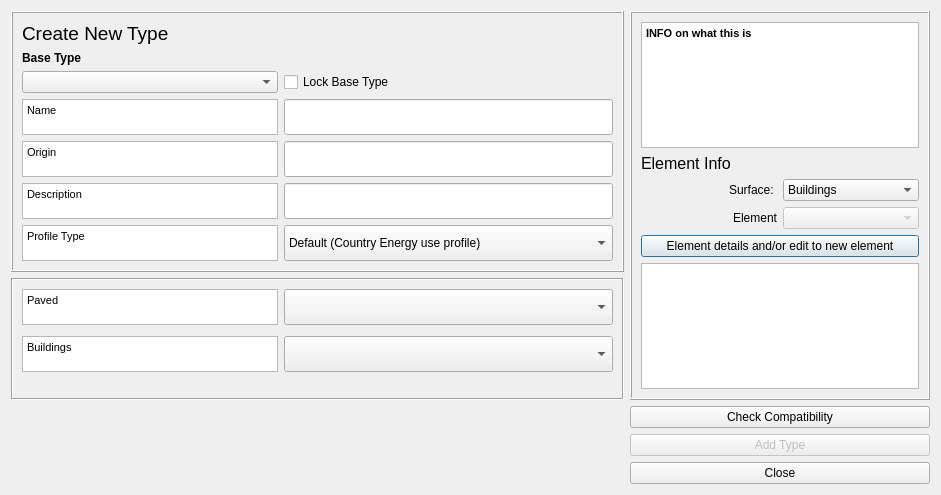
<?xml version="1.0" encoding="UTF-8"?>
<ui version="4.0">
 <class>urban_type_db_editorDialogBase</class>
 <widget class="QDialog" name="urban_type_db_editorDialogBase">
  <property name="geometry">
   <rect>
    <x>0</x>
    <y>0</y>
    <width>941</width>
    <height>495</height>
   </rect>
  </property>
  <property name="windowTitle">
   <string>Urban Type Database editor</string>
  </property>
  <layout class="QGridLayout" name="gridLayout_5">
   <item row="0" column="0">
    <widget class="QFrame" name="frame1">
     <property name="frameShape">
      <enum>QFrame::Box</enum>
     </property>
     <property name="frameShadow">
      <enum>QFrame::Raised</enum>
     </property>
     <layout class="QGridLayout" name="gridLayout_2">
      <item row="4" column="0">
       <widget class="QTextBrowser" name="textBrowserDesc">
        <property name="sizePolicy">
         <sizepolicy hsizetype="Preferred" vsizetype="Preferred">
          <horstretch>0</horstretch>
          <verstretch>0</verstretch>
         </sizepolicy>
        </property>
        <property name="minimumSize">
         <size>
          <width>1</width>
          <height>0</height>
         </size>
        </property>
        <property name="maximumSize">
         <size>
          <width>16777215</width>
          <height>36</height>
         </size>
        </property>
        <property name="html">
         <string>&lt;!DOCTYPE HTML PUBLIC &quot;-//W3C//DTD HTML 4.0//EN&quot; &quot;http://www.w3.org/TR/REC-html40/strict.dtd&quot;&gt;
&lt;html&gt;&lt;head&gt;&lt;meta name=&quot;qrichtext&quot; content=&quot;1&quot; /&gt;&lt;style type=&quot;text/css&quot;&gt;
p, li { white-space: pre-wrap; }
&lt;/style&gt;&lt;/head&gt;&lt;body style=&quot; font-family:'MS Shell Dlg 2'; font-size:9.75pt; font-weight:400; font-style:normal;&quot;&gt;
&lt;p style=&quot; margin-top:0px; margin-bottom:0px; margin-left:0px; margin-right:0px; -qt-block-indent:0; text-indent:0px;&quot;&gt;&lt;span style=&quot; font-size:8pt;&quot;&gt;Origin&lt;/span&gt;&lt;/p&gt;&lt;/body&gt;&lt;/html&gt;</string>
        </property>
       </widget>
      </item>
      <item row="1" column="0">
       <widget class="QLabel" name="label">
        <property name="sizePolicy">
         <sizepolicy hsizetype="Preferred" vsizetype="Minimum">
          <horstretch>0</horstretch>
          <verstretch>0</verstretch>
         </sizepolicy>
        </property>
        <property name="font">
         <font>
          <weight>75</weight>
          <bold>true</bold>
         </font>
        </property>
        <property name="text">
         <string>Base Type</string>
        </property>
        <property name="alignment">
         <set>Qt::AlignBottom|Qt::AlignLeading|Qt::AlignLeft</set>
        </property>
       </widget>
      </item>
      <item row="2" column="0">
       <widget class="QComboBox" name="comboBoxTableSelect"/>
      </item>
      <item row="5" column="0">
       <widget class="QTextBrowser" name="textBrowserOrig">
        <property name="sizePolicy">
         <sizepolicy hsizetype="Preferred" vsizetype="Preferred">
          <horstretch>0</horstretch>
          <verstretch>0</verstretch>
         </sizepolicy>
        </property>
        <property name="minimumSize">
         <size>
          <width>1</width>
          <height>0</height>
         </size>
        </property>
        <property name="maximumSize">
         <size>
          <width>16777215</width>
          <height>36</height>
         </size>
        </property>
        <property name="html">
         <string>&lt;!DOCTYPE HTML PUBLIC &quot;-//W3C//DTD HTML 4.0//EN&quot; &quot;http://www.w3.org/TR/REC-html40/strict.dtd&quot;&gt;
&lt;html&gt;&lt;head&gt;&lt;meta name=&quot;qrichtext&quot; content=&quot;1&quot; /&gt;&lt;style type=&quot;text/css&quot;&gt;
p, li { white-space: pre-wrap; }
&lt;/style&gt;&lt;/head&gt;&lt;body style=&quot; font-family:'MS Shell Dlg 2'; font-size:9.75pt; font-weight:400; font-style:normal;&quot;&gt;
&lt;p style=&quot; margin-top:0px; margin-bottom:0px; margin-left:0px; margin-right:0px; -qt-block-indent:0; text-indent:0px;&quot;&gt;&lt;span style=&quot; font-size:8pt;&quot;&gt;Description&lt;/span&gt;&lt;/p&gt;&lt;/body&gt;&lt;/html&gt;</string>
        </property>
       </widget>
      </item>
      <item row="6" column="0">
       <widget class="QTextBrowser" name="textBrowserProf">
        <property name="sizePolicy">
         <sizepolicy hsizetype="Preferred" vsizetype="Preferred">
          <horstretch>0</horstretch>
          <verstretch>0</verstretch>
         </sizepolicy>
        </property>
        <property name="minimumSize">
         <size>
          <width>1</width>
          <height>0</height>
         </size>
        </property>
        <property name="maximumSize">
         <size>
          <width>16777215</width>
          <height>36</height>
         </size>
        </property>
        <property name="html">
         <string>&lt;!DOCTYPE HTML PUBLIC &quot;-//W3C//DTD HTML 4.0//EN&quot; &quot;http://www.w3.org/TR/REC-html40/strict.dtd&quot;&gt;
&lt;html&gt;&lt;head&gt;&lt;meta name=&quot;qrichtext&quot; content=&quot;1&quot; /&gt;&lt;style type=&quot;text/css&quot;&gt;
p, li { white-space: pre-wrap; }
&lt;/style&gt;&lt;/head&gt;&lt;body style=&quot; font-family:'MS Shell Dlg 2'; font-size:9.75pt; font-weight:400; font-style:normal;&quot;&gt;
&lt;p style=&quot; margin-top:0px; margin-bottom:0px; margin-left:0px; margin-right:0px; -qt-block-indent:0; text-indent:0px;&quot;&gt;&lt;span style=&quot; font-size:8pt;&quot;&gt;Profile Type&lt;/span&gt;&lt;/p&gt;&lt;/body&gt;&lt;/html&gt;</string>
        </property>
       </widget>
      </item>
      <item row="6" column="1">
       <widget class="QComboBox" name="comboBoxProf">
        <property name="sizePolicy">
         <sizepolicy hsizetype="Expanding" vsizetype="Preferred">
          <horstretch>0</horstretch>
          <verstretch>0</verstretch>
         </sizepolicy>
        </property>
        <property name="minimumSize">
         <size>
          <width>329</width>
          <height>0</height>
         </size>
        </property>
        <property name="currentIndex">
         <number>0</number>
        </property>
        <item>
         <property name="text">
          <string>Default (Country Energy use profile)</string>
         </property>
        </item>
        <item>
         <property name="text">
          <string>Industrial</string>
         </property>
        </item>
        <item>
         <property name="text">
          <string>Residential</string>
         </property>
        </item>
       </widget>
      </item>
      <item row="3" column="0">
       <widget class="QTextBrowser" name="textBrowser_Surface">
        <property name="sizePolicy">
         <sizepolicy hsizetype="Preferred" vsizetype="Preferred">
          <horstretch>0</horstretch>
          <verstretch>0</verstretch>
         </sizepolicy>
        </property>
        <property name="minimumSize">
         <size>
          <width>1</width>
          <height>0</height>
         </size>
        </property>
        <property name="maximumSize">
         <size>
          <width>16777215</width>
          <height>36</height>
         </size>
        </property>
        <property name="html">
         <string>&lt;!DOCTYPE HTML PUBLIC &quot;-//W3C//DTD HTML 4.0//EN&quot; &quot;http://www.w3.org/TR/REC-html40/strict.dtd&quot;&gt;
&lt;html&gt;&lt;head&gt;&lt;meta name=&quot;qrichtext&quot; content=&quot;1&quot; /&gt;&lt;style type=&quot;text/css&quot;&gt;
p, li { white-space: pre-wrap; }
&lt;/style&gt;&lt;/head&gt;&lt;body style=&quot; font-family:'MS Shell Dlg 2'; font-size:9.75pt; font-weight:400; font-style:normal;&quot;&gt;
&lt;p style=&quot; margin-top:0px; margin-bottom:0px; margin-left:0px; margin-right:0px; -qt-block-indent:0; text-indent:0px;&quot;&gt;&lt;span style=&quot; font-size:8pt;&quot;&gt;Name&lt;/span&gt;&lt;/p&gt;&lt;/body&gt;&lt;/html&gt;</string>
        </property>
       </widget>
      </item>
      <item row="3" column="1">
       <widget class="QgsFilterLineEdit" name="textEditName">
        <property name="sizePolicy">
         <sizepolicy hsizetype="Expanding" vsizetype="Preferred">
          <horstretch>0</horstretch>
          <verstretch>0</verstretch>
         </sizepolicy>
        </property>
        <property name="maximumSize">
         <size>
          <width>16777215</width>
          <height>36</height>
         </size>
        </property>
        <property name="inputMethodHints">
         <set>Qt::ImhNone</set>
        </property>
        <property name="qgisRelation" stdset="0">
         <string notr="true"/>
        </property>
       </widget>
      </item>
      <item row="2" column="1">
       <widget class="QCheckBox" name="checkBoxA">
        <property name="text">
         <string>Lock Base Type</string>
        </property>
       </widget>
      </item>
      <item row="0" column="0">
       <widget class="QLabel" name="label_42">
        <property name="text">
         <string>&lt;!DOCTYPE HTML PUBLIC &quot;-//W3C//DTD HTML 4.0//EN&quot; &quot;http://www.w3.org/TR/REC-html40/strict.dtd&quot;&gt;
&lt;html&gt;&lt;head&gt;&lt;meta name=&quot;qrichtext&quot; content=&quot;1&quot; /&gt;&lt;style type=&quot;text/css&quot;&gt;
p, li { white-space: pre-wrap; }
&lt;/style&gt;&lt;/head&gt;&lt;body style=&quot; font-family:'MS Shell Dlg 2'; font-size:8pt; font-weight:400; font-style:normal;&quot;&gt;
&lt;p style=&quot; margin-top:0px; margin-bottom:0px; margin-left:0px; margin-right:0px; -qt-block-indent:0; text-indent:0px;&quot;&gt;&lt;span style=&quot; font-size:14pt;&quot;&gt;Create New Type&lt;/span&gt;&lt;/p&gt;&lt;/body&gt;&lt;/html&gt;</string>
        </property>
       </widget>
      </item>
      <item row="4" column="1">
       <widget class="QgsFilterLineEdit" name="textEditOrig">
        <property name="sizePolicy">
         <sizepolicy hsizetype="Expanding" vsizetype="Preferred">
          <horstretch>0</horstretch>
          <verstretch>0</verstretch>
         </sizepolicy>
        </property>
        <property name="maximumSize">
         <size>
          <width>16777215</width>
          <height>36</height>
         </size>
        </property>
        <property name="inputMethodHints">
         <set>Qt::ImhNone</set>
        </property>
        <property name="qgisRelation" stdset="0">
         <string notr="true"/>
        </property>
       </widget>
      </item>
      <item row="5" column="1">
       <widget class="QgsFilterLineEdit" name="textEditDesc">
        <property name="sizePolicy">
         <sizepolicy hsizetype="Expanding" vsizetype="Preferred">
          <horstretch>0</horstretch>
          <verstretch>0</verstretch>
         </sizepolicy>
        </property>
        <property name="maximumSize">
         <size>
          <width>16777215</width>
          <height>36</height>
         </size>
        </property>
        <property name="qgisRelation" stdset="0">
         <string notr="true"/>
        </property>
       </widget>
      </item>
     </layout>
    </widget>
   </item>
   <item row="0" column="1" rowspan="2">
    <widget class="QFrame" name="lodFrame_4">
     <property name="frameShape">
      <enum>QFrame::Box</enum>
     </property>
     <property name="frameShadow">
      <enum>QFrame::Raised</enum>
     </property>
     <layout class="QGridLayout" name="gridLayout_4">
      <item row="0" column="0">
       <widget class="QTextBrowser" name="textBrowser_2">
        <property name="html">
         <string>&lt;!DOCTYPE HTML PUBLIC &quot;-//W3C//DTD HTML 4.0//EN&quot; &quot;http://www.w3.org/TR/REC-html40/strict.dtd&quot;&gt;
&lt;html&gt;&lt;head&gt;&lt;meta name=&quot;qrichtext&quot; content=&quot;1&quot; /&gt;&lt;style type=&quot;text/css&quot;&gt;
p, li { white-space: pre-wrap; }
&lt;/style&gt;&lt;/head&gt;&lt;body style=&quot; font-family:'MS Shell Dlg 2'; font-size:9.75pt; font-weight:400; font-style:normal;&quot;&gt;
&lt;p style=&quot; margin-top:0px; margin-bottom:0px; margin-left:0px; margin-right:0px; -qt-block-indent:0; text-indent:0px;&quot;&gt;&lt;span style=&quot; font-size:8.25pt; font-weight:600;&quot;&gt;INFO on what this is&lt;/span&gt;&lt;/p&gt;&lt;/body&gt;&lt;/html&gt;</string>
        </property>
       </widget>
      </item>
      <item row="2" column="0">
       <widget class="QPushButton" name="pushButtonEditElement">
        <property name="enabled">
         <bool>true</bool>
        </property>
        <property name="text">
         <string>Element details and/or edit to new element</string>
        </property>
       </widget>
      </item>
      <item row="1" column="0">
       <layout class="QHBoxLayout" name="horizontalLayout">
        <item>
         <layout class="QGridLayout" name="gridLayout_3">
          <item row="2" column="0">
           <widget class="QLabel" name="label_15">
            <property name="text">
             <string>Element</string>
            </property>
            <property name="alignment">
             <set>Qt::AlignRight|Qt::AlignTrailing|Qt::AlignVCenter</set>
            </property>
           </widget>
          </item>
          <item row="2" column="1">
           <widget class="QComboBox" name="comboBoxElementInfo">
            <property name="enabled">
             <bool>false</bool>
            </property>
            <property name="sizePolicy">
             <sizepolicy hsizetype="Preferred" vsizetype="Fixed">
              <horstretch>0</horstretch>
              <verstretch>0</verstretch>
             </sizepolicy>
            </property>
            <property name="toolTip">
             <string/>
            </property>
           </widget>
          </item>
          <item row="0" column="0">
           <widget class="QLabel" name="label_44">
            <property name="text">
             <string>&lt;!DOCTYPE HTML PUBLIC &quot;-//W3C//DTD HTML 4.0//EN&quot; &quot;http://www.w3.org/TR/REC-html40/strict.dtd&quot;&gt;
&lt;html&gt;&lt;head&gt;&lt;meta name=&quot;qrichtext&quot; content=&quot;1&quot; /&gt;&lt;style type=&quot;text/css&quot;&gt;
p, li { white-space: pre-wrap; }
&lt;/style&gt;&lt;/head&gt;&lt;body style=&quot; font-family:'MS Shell Dlg 2'; font-size:8pt; font-weight:400; font-style:normal;&quot;&gt;
&lt;p style=&quot; margin-top:0px; margin-bottom:0px; margin-left:0px; margin-right:0px; -qt-block-indent:0; text-indent:0px;&quot;&gt;&lt;span style=&quot; font-size:12pt;&quot;&gt;Element Info&lt;/span&gt;&lt;/p&gt;&lt;/body&gt;&lt;/html&gt;</string>
            </property>
           </widget>
          </item>
          <item row="1" column="0">
           <widget class="QLabel" name="label_14">
            <property name="text">
             <string>Surface: </string>
            </property>
            <property name="alignment">
             <set>Qt::AlignRight|Qt::AlignTrailing|Qt::AlignVCenter</set>
            </property>
           </widget>
          </item>
          <item row="1" column="1">
           <widget class="QComboBox" name="comboBoxSurface">
            <property name="enabled">
             <bool>true</bool>
            </property>
            <property name="sizePolicy">
             <sizepolicy hsizetype="Preferred" vsizetype="Fixed">
              <horstretch>0</horstretch>
              <verstretch>0</verstretch>
             </sizepolicy>
            </property>
            <property name="toolTip">
             <string/>
            </property>
            <property name="currentIndex">
             <number>0</number>
            </property>
            <item>
             <property name="text">
              <string>Buildings</string>
             </property>
            </item>
            <item>
             <property name="text">
              <string>Paved</string>
             </property>
            </item>
           </widget>
          </item>
         </layout>
        </item>
       </layout>
      </item>
      <item row="3" column="0">
       <widget class="QTextBrowser" name="textBrowser"/>
      </item>
     </layout>
    </widget>
   </item>
   <item row="2" column="1">
    <layout class="QGridLayout" name="gridLayout_8">
     <item row="0" column="0">
      <widget class="QPushButton" name="pushButtonCheck">
       <property name="text">
        <string>Check Compatibility</string>
       </property>
      </widget>
     </item>
     <item row="2" column="0">
      <widget class="QPushButton" name="pushButtonCancel">
       <property name="text">
        <string>Close</string>
       </property>
      </widget>
     </item>
     <item row="1" column="0">
      <widget class="QPushButton" name="pushButtonGen">
       <property name="enabled">
        <bool>false</bool>
       </property>
       <property name="text">
        <string>Add Type</string>
       </property>
      </widget>
     </item>
    </layout>
   </item>
   <item row="1" column="0">
    <widget class="QFrame" name="frame">
     <property name="frameShape">
      <enum>QFrame::Box</enum>
     </property>
     <property name="frameShadow">
      <enum>QFrame::Sunken</enum>
     </property>
     <layout class="QGridLayout" name="gridLayout">
      <property name="verticalSpacing">
       <number>11</number>
      </property>
      <item row="7" column="1">
       <widget class="QComboBox" name="comboBoxBuildingType">
        <property name="sizePolicy">
         <sizepolicy hsizetype="Expanding" vsizetype="Preferred">
          <horstretch>0</horstretch>
          <verstretch>0</verstretch>
         </sizepolicy>
        </property>
        <property name="minimumSize">
         <size>
          <width>329</width>
          <height>0</height>
         </size>
        </property>
       </widget>
      </item>
      <item row="6" column="0">
       <widget class="QTextBrowser" name="textBrowser_0">
        <property name="sizePolicy">
         <sizepolicy hsizetype="Preferred" vsizetype="Preferred">
          <horstretch>0</horstretch>
          <verstretch>0</verstretch>
         </sizepolicy>
        </property>
        <property name="maximumSize">
         <size>
          <width>16777215</width>
          <height>36</height>
         </size>
        </property>
        <property name="html">
         <string>&lt;!DOCTYPE HTML PUBLIC &quot;-//W3C//DTD HTML 4.0//EN&quot; &quot;http://www.w3.org/TR/REC-html40/strict.dtd&quot;&gt;
&lt;html&gt;&lt;head&gt;&lt;meta name=&quot;qrichtext&quot; content=&quot;1&quot; /&gt;&lt;style type=&quot;text/css&quot;&gt;
p, li { white-space: pre-wrap; }
&lt;/style&gt;&lt;/head&gt;&lt;body style=&quot; font-family:'MS Shell Dlg 2'; font-size:9.75pt; font-weight:400; font-style:normal;&quot;&gt;
&lt;p style=&quot; margin-top:0px; margin-bottom:0px; margin-left:0px; margin-right:0px; -qt-block-indent:0; text-indent:0px;&quot;&gt;&lt;span style=&quot; font-size:8pt;&quot;&gt;Paved&lt;/span&gt;&lt;/p&gt;&lt;/body&gt;&lt;/html&gt;</string>
        </property>
       </widget>
      </item>
      <item row="6" column="1">
       <widget class="QComboBox" name="comboBoxPavedType">
        <property name="sizePolicy">
         <sizepolicy hsizetype="Expanding" vsizetype="Preferred">
          <horstretch>0</horstretch>
          <verstretch>0</verstretch>
         </sizepolicy>
        </property>
        <property name="minimumSize">
         <size>
          <width>329</width>
          <height>0</height>
         </size>
        </property>
       </widget>
      </item>
      <item row="7" column="0">
       <widget class="QTextBrowser" name="textBrowser_1">
        <property name="sizePolicy">
         <sizepolicy hsizetype="Expanding" vsizetype="Fixed">
          <horstretch>0</horstretch>
          <verstretch>0</verstretch>
         </sizepolicy>
        </property>
        <property name="maximumSize">
         <size>
          <width>16777215</width>
          <height>36</height>
         </size>
        </property>
        <property name="html">
         <string>&lt;!DOCTYPE HTML PUBLIC &quot;-//W3C//DTD HTML 4.0//EN&quot; &quot;http://www.w3.org/TR/REC-html40/strict.dtd&quot;&gt;
&lt;html&gt;&lt;head&gt;&lt;meta name=&quot;qrichtext&quot; content=&quot;1&quot; /&gt;&lt;style type=&quot;text/css&quot;&gt;
p, li { white-space: pre-wrap; }
&lt;/style&gt;&lt;/head&gt;&lt;body style=&quot; font-family:'MS Shell Dlg 2'; font-size:9.75pt; font-weight:400; font-style:normal;&quot;&gt;
&lt;p style=&quot; margin-top:0px; margin-bottom:0px; margin-left:0px; margin-right:0px; -qt-block-indent:0; text-indent:0px;&quot;&gt;&lt;span style=&quot; font-size:8pt;&quot;&gt;Buildings&lt;/span&gt;&lt;/p&gt;&lt;/body&gt;&lt;/html&gt;</string>
        </property>
       </widget>
      </item>
      <item row="8" column="0">
       <spacer name="verticalSpacer">
        <property name="orientation">
         <enum>Qt::Vertical</enum>
        </property>
        <property name="sizeHint" stdset="0">
         <size>
          <width>20</width>
          <height>40</height>
         </size>
        </property>
       </spacer>
      </item>
     </layout>
    </widget>
   </item>
  </layout>
 </widget>
 <customwidgets>
  <customwidget>
   <class>QgsFilterLineEdit</class>
   <extends>QLineEdit</extends>
   <header>qgsfilterlineedit.h</header>
  </customwidget>
 </customwidgets>
 <resources/>
 <connections>
  <connection>
   <sender>pushButtonCancel</sender>
   <signal>clicked()</signal>
   <receiver>urban_type_db_editorDialogBase</receiver>
   <slot>close()</slot>
   <hints>
    <hint type="sourcelabel">
     <x>758</x>
     <y>727</y>
    </hint>
    <hint type="destinationlabel">
     <x>461</x>
     <y>380</y>
    </hint>
   </hints>
  </connection>
  <connection>
   <sender>checkBoxA</sender>
   <signal>clicked(bool)</signal>
   <receiver>comboBoxTableSelect</receiver>
   <slot>setDisabled(bool)</slot>
   <hints>
    <hint type="sourcelabel">
     <x>445</x>
     <y>152</y>
    </hint>
    <hint type="destinationlabel">
     <x>141</x>
     <y>153</y>
    </hint>
   </hints>
  </connection>
 </connections>
</ui>
